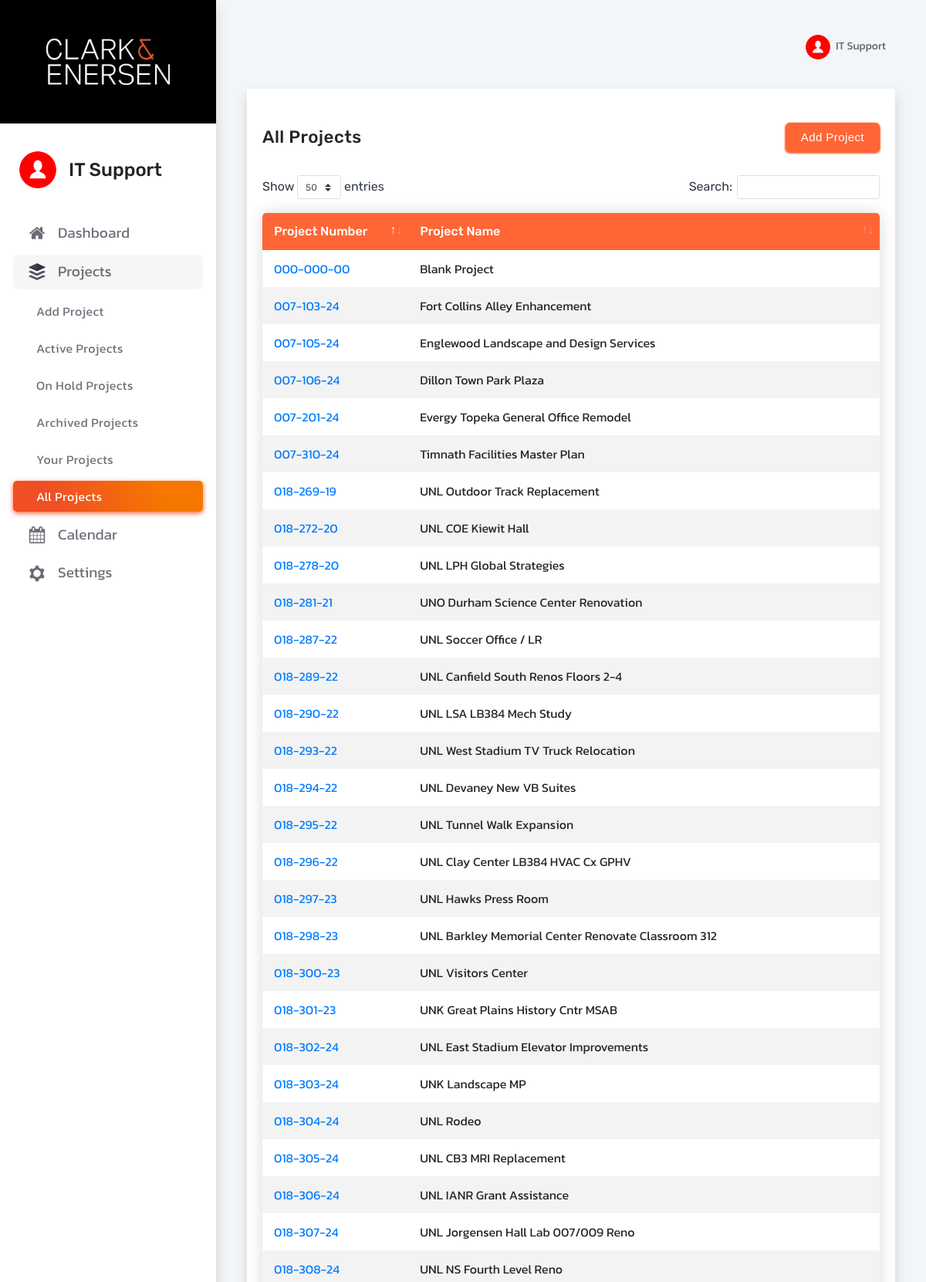
The page /admin/manage-all-projects.php (signed in, upper part) on the database its author committed.
### tables this page shows
CREATE TABLE `tbluser` (
  `ID` int(11) NOT NULL,
  `FullName` varchar(120) DEFAULT NULL,
  `MobileNo` bigint(10) DEFAULT NULL,
  `Email` varchar(120) DEFAULT NULL,
  `Password` varchar(120) DEFAULT NULL,
  `RegDate` timestamp NULL DEFAULT current_timestamp(),
  `active` varchar(3) DEFAULT NULL,
  `admin` varchar(3) DEFAULT NULL,
  `fk_discipline` int(3) DEFAULT NULL,
  `fk_office` int(2) DEFAULT NULL,
  `fk_reports` int(3) DEFAULT NULL,
  `Board` int(2) DEFAULT NULL,
  `Deleted` int(2) DEFAULT NULL,
  `timezone` int(2) NOT NULL
);

CREATE TABLE `tblprojects` (
  `id` int(5) NOT NULL,
  `project_number` varchar(20) DEFAULT NULL,
  `projectname` varchar(200) DEFAULT NULL,
  `status_id` int(3) DEFAULT NULL,
  `Project_StartDate` date DEFAULT NULL,
  `Project_EndDate` date DEFAULT NULL,
  `PM` int(4) DEFAULT NULL,
  `POC` int(4) DEFAULT NULL,
  `EstimatedCost` decimal(13,2) DEFAULT NULL,
  `ProjectMarket` int(11) DEFAULT NULL
);

### admin/manage-all-projects.php (the view, shortened to what this page needs)
<?php
include('includes/dbconnection.php');
if (strlen($_SESSION['adid'] == 0)) {
    header('location:logout.php');
} else {
?>
    <!doctype html>
    <html lang="en">
    <head>
        <link href="assets/css/bootstrap.min.css" rel="stylesheet" type="text/css" />
        <link href="assets/css/icons.css" rel="stylesheet" type="text/css" />
        <link href="assets/css/metismenu.min.css" rel="stylesheet" type="text/css" />
        <link href="assets/css/dataTables.bootstrap4.min.css" rel="stylesheet">
        <link href="assets/css/style.css" rel="stylesheet" type="text/css" />
    </head>
    <body>
        <div id="wrapper">
            <?php include_once('includes/sidebar.php'); ?>
            <div class="content-page">
                <?php include_once('includes/header.php'); ?>
                <div class="content">
                    <div class="container-fluid">
                        <div class="row">
                            <div class="col-12">
                                <div class="card-box shadow">
                                    <h4 class="mt-4 header-title d-flex align-items-center justify-content-between">
                                        <span>All Projects</span>
                                        <a href="add-project.php" class="btn-custom-primary">Add Project</a>
                                    </h4>
                                    <div class="row">
                                        <div class="col-12">
                                            <div class="p-20">
                                                <table class="styled-table" id="dataTable">
                                                    <thead>
                                                        <tr>
                                                            <th>Project Number</th>
                                                            <th>Project Name</th>
                                                        </tr>
                                                    </thead>
                                                    <?php
                                                    $rno = mt_rand(10000, 99999);
                                                    $ret = mysqli_query($con, "select a.id, a.project_number, a.projectname, a.id
																					from tblprojects a;");
                                                    while ($row = mysqli_fetch_array($ret)) {
                                                    ?>
                                                        <tr>
                                                            <td><a href="view-project.php?projid=<?php echo base64_encode($row['id'] . $rno); ?>"><?php echo $row['project_number']; ?></a></td>
                                                            <td><?php echo " $row[projectname] "; ?></td>
                                                        </tr>
                                                    <?php
                                                    } ?>
                                                </table>
                                            </div>
                                        </div>
                                    </div>
                                </div>
                            </div>
                        </div>
                    </div>
                </div>
            </div>
        </div>
    </body>
    </html>
<?php }  ?>

### admin/includes/sidebar.php (shortened to what this page needs)
<div class="left side-menu shadow">
    <div class="slimscroll-menu" id="remove-scroll">
        <div class="topbar-left d-flex align-items-center justify-content-center">
            <img src="assets/images/logo.png" alt="user-img" width="160" class="img-fluid bg-white">
        </div>
        <div class="user-box d-flex align-items-center">
            <div class="user-img">
                <img src="assets/images/user.png" alt="user-img" width="80" class="rounded-circle img-fluid bg-white">
            </div>
            <?php
              $uid = $_SESSION['adid'];
              $ret = mysqli_query($con, "select FullName from tbluser where ID='$uid'");
              $row = mysqli_fetch_array($ret);
              $name = $row['FullName'];
              ?>
            <h3 class="text-center"><?php echo $name; ?></a> </h3>
        </div>
        <div id="sidebar-menu">
            <ul class="metismenu" id="side-menu">
                <li>
                    <a href="dashboard.php">
                        <img src="assets/images/home-svg.svg" alt="home-img" width="22"><span class="badge badge-danger badge-pill float-right"></span> <span class="ml-3"> Dashboard </span>
                    </a>
                </li>
                <li>
                    <a href="javascript: void(0);"><img src="assets/images/layers-svg.svg" alt="layers-img" width="22"><span class="ml-3"> Projects </span> <span class="menu-arrow"></span></a>
                    <ul class="nav-second-level" aria-expanded="false">
                        <li><a href="add-project.php">Add Project</a></li>
                        <li><a href="manage-active-projects.php">Active Projects</a></li>
                        <li><a href="manage-onhold-projects.php">On Hold Projects</a></li>
                        <li><a href="manage-archived-projects.php">Archived Projects</a></li>
				  <li><a href="view-projects-user.php">Your Projects</a></li>
                        <li><a href="manage-all-projects.php">All Projects</a></li>
                    </ul>
                </li>
                <li>
                    <a href="javascript: void(0);"><img src="assets/images/calendar-svg.svg" alt="calendar-img" width="22"><span class="ml-3"> Calendar</span> <span class="menu-arrow"></span></a>
                </li>
                <li>
                    <a href="javascript: void(0);"><img src="assets/images/settings-svg.svg" alt="layers-img" width="22"><span class="ml-3"> Settings </span> <span class="menu-arrow"></span></a>
                </li>
            </ul>
        </div>
    </div>
</div>

### admin/includes/header.php (shortened to what this page needs)
         <div class="topbar">
             <nav class="navbar-custom">
                 <ul class="list-unstyled topbar-right-menu float-right mb-0">
                     <?php
	$adid=$_SESSION['adid'];
	$ret=mysqli_query($con,"select FullName from tbluser where ID='$adid'");
	$row=mysqli_fetch_array($ret);
	$name=$row['FullName'];
?>
                     <li class="dropdown notification-list">
                         <a class="nav-link dropdown-toggle nav-user" data-toggle="dropdown" href="#" role="button"
                            aria-haspopup="false" aria-expanded="false">
                             <img src="assets/images/user.png" alt="user" class="rounded-circle"> <span class="ml-1"><?php echo $name; ?> <i class="mdi mdi-chevron-down"></i> </span>
                         </a>
                     </li>
                 </ul>
             </nav>
         </div>

### rows shown on the page
tbluser: FullName "IT Support"
tblprojects: project_number "018-269-19", projectname "UNL Outdoor Track Replacement"
tblprojects: project_number "018-281-21", projectname "UNO Durham Science Center Renovation"
tblprojects: project_number "018-287-22", projectname "UNL Soccer Office / LR"
tblprojects: project_number "018-294-22", projectname "UNL Devaney New VB Suites"
tblprojects: project_number "018-295-22", projectname "UNL Tunnel Walk Expansion"
tblprojects: project_number "018-297-23", projectname "UNL Hawks Press Room"
tblprojects: project_number "018-298-23", projectname "UNL Barkley Memorial Center Renovate Classroom 312"
tblprojects: project_number "018-289-22", projectname "UNL Canfield South Renos Floors 2-4"
tblprojects: project_number "018-290-22", projectname "UNL LSA LB384 Mech Study"
tblprojects: project_number "018-272-20", projectname "UNL COE Kiewit Hall"
tblprojects: project_number "018-278-20", projectname "UNL LPH Global Strategies"
tblprojects: project_number "018-293-22", projectname "UNL West Stadium TV Truck Relocation"
tblprojects: project_number "000-000-00", projectname "Blank Project"
tblprojects: project_number "018-296-22", projectname "UNL Clay Center LB384 HVAC Cx GPHV"
tblprojects: project_number "018-300-23", projectname "UNL Visitors Center"
tblprojects: project_number "007-201-24", projectname "Evergy Topeka General Office Remodel"
tblprojects: project_number "018-302-24", projectname "UNL East Stadium Elevator Improvements"
tblprojects: project_number "007-103-24", projectname "Fort Collins Alley Enhancement"
tblprojects: project_number "007-105-24", projectname "Englewood Landscape and Design Services"
tblprojects: project_number "007-310-24", projectname "Timnath Facilities Master Plan"
tblprojects: project_number "018-301-23", projectname "UNK Great Plains History Cntr MSAB"
tblprojects: project_number "007-106-24", projectname "Dillon Town Park Plaza"
tblprojects: project_number "018-303-24", projectname "UNK Landscape MP"
tblprojects: project_number "018-304-24", projectname "UNL Rodeo"
tblprojects: project_number "018-305-24", projectname "UNL CB3 MRI Replacement"
tblprojects: project_number "018-306-24", projectname "UNL IANR Grant Assistance"
tblprojects: project_number "018-307-24", projectname "UNL Jorgensen Hall Lab 007/009 Reno"
tblprojects: project_number "018-308-24", projectname "UNL NS Fourth Level Reno"
